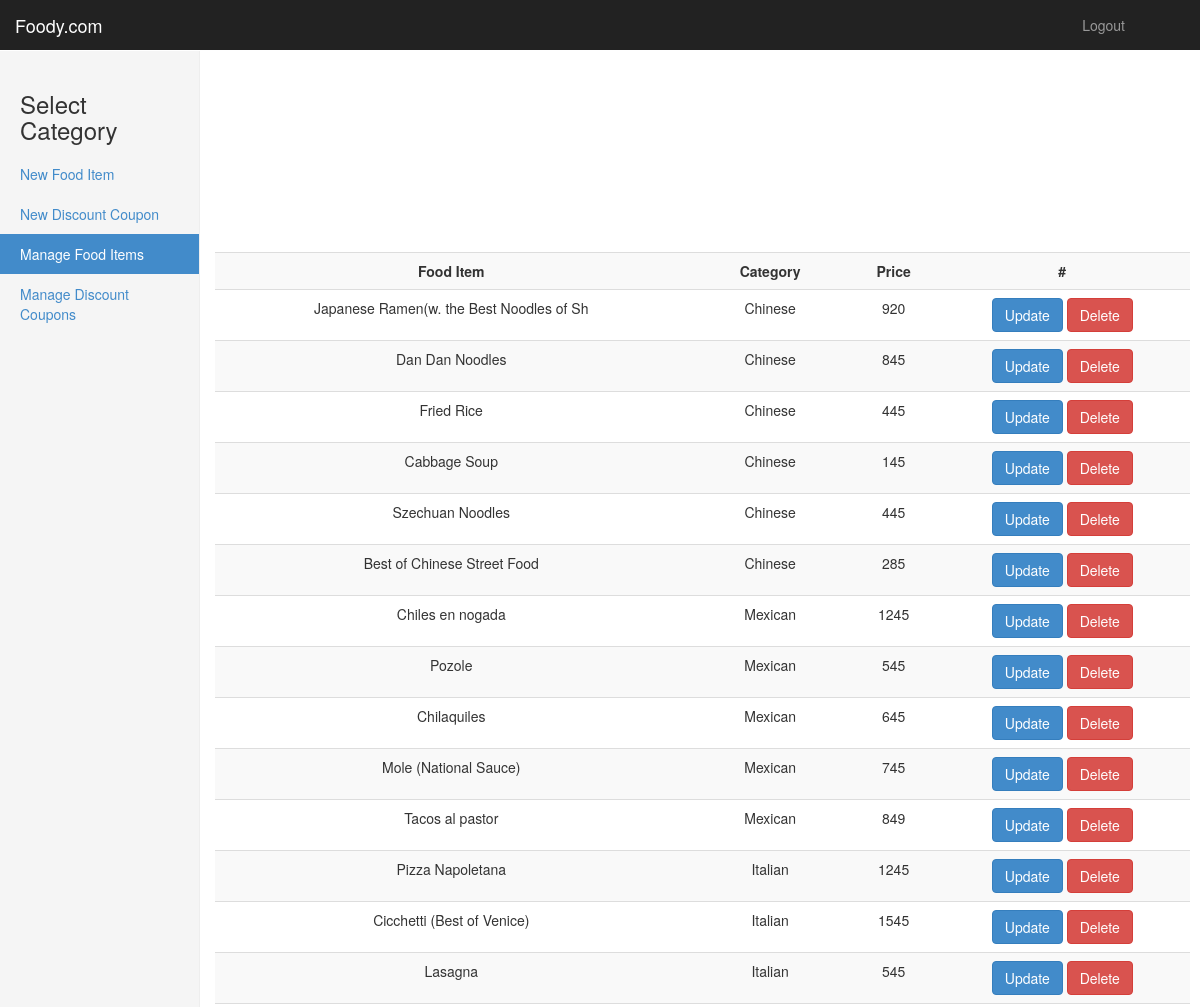
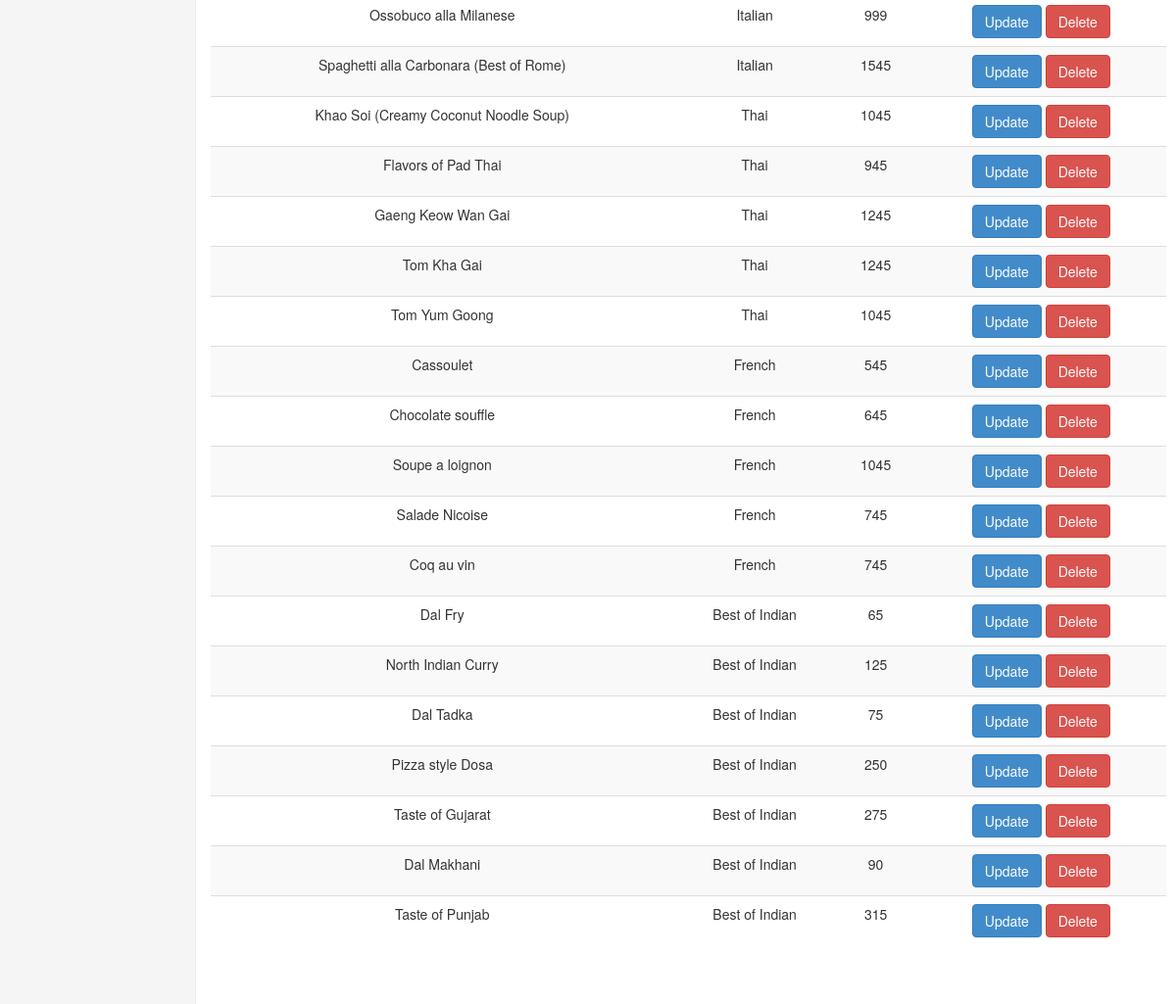
Screenshot of /admin/manageitems.php (signed in) with the database file from the repository (2 pictures, top to bottom).
### tables this page shows
CREATE TABLE IF NOT EXISTS `fooditems` (
`id` int(40) NOT NULL,
  `itemname` varchar(40) NOT NULL,
  `category_id` int(40) NOT NULL,
  `price` int(10) NOT NULL
);

CREATE TABLE IF NOT EXISTS `categories` (
`id` int(11) NOT NULL,
  `categ` varchar(20) NOT NULL
);

### admin/manageitems.php (the view, shortened to what this page needs)
<?php
    require_once('../includes/DbConnection.php');
    $query="SELECT fooditems.id as id, itemname, price, categ FROM `fooditems` join categories on `category_id`=categories.id order by category_id";
    $result=mysqli_query($connection,$query);
?>
<!DOCTYPE html>
<html lang="en">
<head>
    <link href="../assets/bootstrap/css/bootstrap.min.css" rel="stylesheet">
    <link href="../assets/css/dashboard.css" rel="stylesheet">
  </head>
  <body>
    <nav class="navbar navbar-inverse navbar-fixed-top">
      <div class="container-fluid">
        <div class="navbar-header">
          <a class="navbar-brand" href="#">Foody.com</a>
        </div>
        <div id="navbar" class="navbar-collapse collapse">
          <ul class="nav navbar-nav navbar-right">
            <li><a href="#"></a></li>
            <li><a href="../logout.php">Logout</a></li>
            <li><a href="#"></a></li>
            <li><a href="#"></a></li>
          </ul>
        </div>
      </div>
    </nav>
    <div class="container-fluid">
      <div class="row">
        <div class="col-sm-3 col-md-2 sidebar">
            <h3>Select Category</h3>
          <ul class="nav nav-sidebar">
            <li ><a href="index.php">New Food Item</a></li>
            <li ><a href="discount.php">New Discount Coupon</a></li>
			<li class="active"><a href="#">Manage Food Items<span class="sr-only">(current)</span></a></li>
			<li ><a href="managediscount.php">Manage Discount Coupons</a></li>
          </ul>
        </div>
        <div class="col-sm-9 col-sm-offset-3 col-md-10 col-md-offset-2 main">
            <div class="row" >
        	<table class="table table-striped table-hover">
        		<tbody>
                	<tr>
						<th><center>Food Item</center></th>
                        <th><center>Category</center></th>
                        <th><center>Price</center></th>
                        <th><center>#</center></th>
                    </tr>
                        	<?php
                            if($result)
							while($row=mysqli_fetch_assoc($result)){
								$fooditem=$row['itemname'];
								$categ=$row['categ'];
								$price=$row['price'];
								echo '<tr>';
                    			echo '<form action="edititems.php" method="get">	';
								echo "<td><center>{$fooditem}</center></td>";
								echo "<td><center>{$categ}</center></td>";
								echo "<td><center>{$price}</center></td>";
								echo '<td><center>	<button name="update" id="update" class="btn btn-primary" type="submit">Update</button> ';
								echo ' <button name="delete" id="delete" class="btn btn-danger"  type="submit">Delete</button></center> </td>';
								echo '</form></tr>';
								}
							?>
                </tbody>
        	</table>
            </div>
        </div>
      </div>
    </div>
</body></html>3

### assets/css/dashboard.css (style rules this page uses)
body { padding-top: 50px; }
.navbar-fixed-top { border: 0; }
.sidebar { display: none; }
@media (min-width: 768px) { .sidebar { position: fixed; top: 51px; bottom: 0; left: 0; z-index: 1000; display: block; padding: 20px; overflow-x: hidden; overflow-y: auto; background-color: #f5f5f5; border-right: 1px solid #eee; } }
.nav-sidebar { margin-right: -21px; margin-bottom: 20px; margin-left: -20px; }
.nav-sidebar > li > a { padding-right: 20px; padding-left: 20px; }
.nav-sidebar > .active > a, .nav-sidebar > .active > a:hover, .nav-sidebar > .active > a:focus { color: #fff; background-color: #428bca; }
.main { padding: 20px; }
@media (min-width: 768px) { .main { padding-right: 40px; padding-left: 40px; } }

### rows the page displays
fooditems: itemname "Japanese Ramen(w. the Best Noodles of Sh", category.categ "Chinese", price "920"
fooditems: itemname "Dan Dan Noodles", category.categ "Chinese", price "845"
fooditems: itemname "Fried Rice", category.categ "Chinese", price "445"
fooditems: itemname "Cabbage Soup", category.categ "Chinese", price "145"
fooditems: itemname "Szechuan Noodles", category.categ "Chinese", price "445"
fooditems: itemname "Best of Chinese Street Food", category.categ "Chinese", price "285"
fooditems: itemname "Chiles en nogada", category.categ "Mexican", price "1245"
fooditems: itemname "Pozole", category.categ "Mexican", price "545"
fooditems: itemname "Chilaquiles", category.categ "Mexican", price "645"
fooditems: itemname "Mole (National Sauce)", category.categ "Mexican", price "745"
fooditems: itemname "Tacos al pastor", category.categ "Mexican", price "849"
fooditems: itemname "Pizza Napoletana", category.categ "Italian", price "1245"
fooditems: itemname "Cicchetti (Best of Venice)", category.categ "Italian", price "1545"
fooditems: itemname "Lasagna", category.categ "Italian", price "545"
fooditems: itemname "Ossobuco alla Milanese", category.categ "Italian", price "999"
fooditems: itemname "Spaghetti alla Carbonara (Best of Rome)", category.categ "Italian", price "1545"
fooditems: itemname "Khao Soi (Creamy Coconut Noodle Soup)", category.categ "Thai", price "1045"
fooditems: itemname "Flavors of Pad Thai", category.categ "Thai", price "945"
fooditems: itemname "Gaeng Keow Wan Gai", category.categ "Thai", price "1245"
fooditems: itemname "Tom Kha Gai", category.categ "Thai", price "1245"
fooditems: itemname "Tom Yum Goong", category.categ "Thai", price "1045"
fooditems: itemname "Cassoulet", category.categ "French", price "545"
fooditems: itemname "Chocolate souffle", category.categ "French", price "645"
fooditems: itemname "Soupe a loignon", category.categ "French", price "1045"
fooditems: itemname "Salade Nicoise", category.categ "French", price "745"
fooditems: itemname "Coq au vin", category.categ "French", price "745"
fooditems: itemname "Dal Fry", category.categ "Best of Indian", price "65"
fooditems: itemname "North Indian Curry", category.categ "Best of Indian", price "125"
fooditems: itemname "Dal Tadka", category.categ "Best of Indian", price "75"
fooditems: itemname "Pizza style Dosa", category.categ "Best of Indian", price "250"
fooditems: itemname "Taste of Gujarat", category.categ "Best of Indian", price "275"
fooditems: itemname "Dal Makhani", category.categ "Best of Indian", price "90"
fooditems: itemname "Taste of Punjab", category.categ "Best of Indian", price "315"
